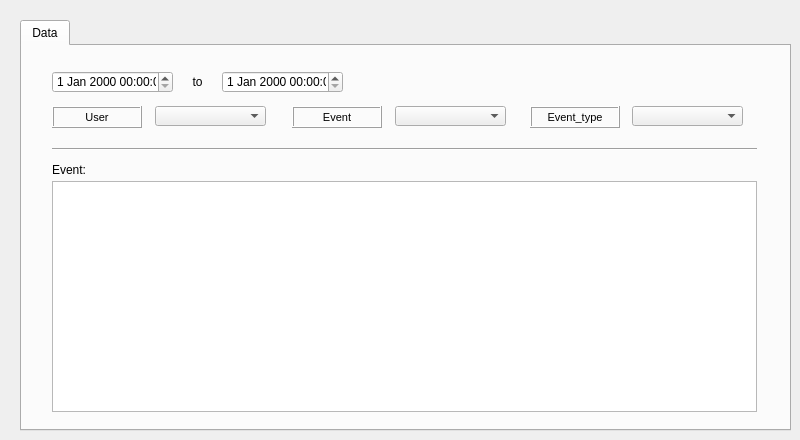
   <widget class="QWidget" name="tab_21">
    <attribute name="title">
     <string>Event</string>
    </attribute>
    <widget class="QTabWidget" name="Pump_2">
     <property name="geometry">
      <rect>
       <x>20</x>
       <y>20</y>
       <width>771</width>
       <height>411</height>
      </rect>
     </property>
     <property name="currentIndex">
      <number>0</number>
     </property>
     <widget class="QWidget" name="tab_14">
      <attribute name="title">
       <string>Data</string>
      </attribute>
      <widget class="QLabel" name="label_event_user_5">
       <property name="geometry">
        <rect>
         <x>30</x>
         <y>60</y>
         <width>90</width>
         <height>22</height>
        </rect>
       </property>
       <property name="font">
        <font>
         <pointsize>8</pointsize>
        </font>
       </property>
       <property name="frameShape">
        <enum>QFrame::Box</enum>
       </property>
       <property name="frameShadow">
        <enum>QFrame::Raised</enum>
       </property>
       <property name="text">
        <string>User</string>
       </property>
       <property name="textFormat">
        <enum>Qt::AutoText</enum>
       </property>
       <property name="scaledContents">
        <bool>false</bool>
       </property>
       <property name="alignment">
        <set>Qt::AlignCenter</set>
       </property>
       <property name="margin">
        <number>3</number>
       </property>
      </widget>
      <widget class="QLabel" name="label_result_5">
       <property name="geometry">
        <rect>
         <x>30</x>
         <y>113</y>
         <width>90</width>
         <height>22</height>
        </rect>
       </property>
       <property name="font">
        <font>
         <pointsize>9</pointsize>
        </font>
       </property>
       <property name="frameShape">
        <enum>QFrame::NoFrame</enum>
       </property>
       <property name="frameShadow">
        <enum>QFrame::Plain</enum>
       </property>
       <property name="text">
        <string>Event:</string>
       </property>
       <property name="textFormat">
        <enum>Qt::AutoText</enum>
       </property>
       <property name="scaledContents">
        <bool>false</bool>
       </property>
       <property name="alignment">
        <set>Qt::AlignLeading|Qt::AlignLeft|Qt::AlignVCenter</set>
       </property>
       <property name="margin">
        <number>3</number>
       </property>
      </widget>
      <widget class="QComboBox" name="event_user_5">
       <property name="geometry">
        <rect>
         <x>133</x>
         <y>60</y>
         <width>111</width>
         <height>20</height>
        </rect>
       </property>
      </widget>
      <widget class="QLabel" name="label_cat_event_eventtype_id_5">
       <property name="geometry">
        <rect>
         <x>508</x>
         <y>60</y>
         <width>90</width>
         <height>22</height>
        </rect>
       </property>
       <property name="font">
        <font>
         <pointsize>8</pointsize>
        </font>
       </property>
       <property name="frameShape">
        <enum>QFrame::Box</enum>
       </property>
       <property name="frameShadow">
        <enum>QFrame::Raised</enum>
       </property>
       <property name="text">
        <string>Event_type</string>
       </property>
       <property name="textFormat">
        <enum>Qt::AutoText</enum>
       </property>
       <property name="scaledContents">
        <bool>false</bool>
       </property>
       <property name="alignment">
        <set>Qt::AlignCenter</set>
       </property>
       <property name="margin">
        <number>3</number>
       </property>
      </widget>
      <widget class="QComboBox" name="cat_event_eventtype_id_5">
       <property name="geometry">
        <rect>
         <x>610</x>
         <y>60</y>
         <width>111</width>
         <height>20</height>
        </rect>
       </property>
      </widget>
      <widget class="QLabel" name="label_to_7">
       <property name="geometry">
        <rect>
         <x>160</x>
         <y>25</y>
         <width>31</width>
         <height>22</height>
        </rect>
       </property>
       <property name="font">
        <font>
         <pointsize>9</pointsize>
        </font>
       </property>
       <property name="frameShape">
        <enum>QFrame::NoFrame</enum>
       </property>
       <property name="frameShadow">
        <enum>QFrame::Raised</enum>
       </property>
       <property name="text">
        <string>to</string>
       </property>
       <property name="textFormat">
        <enum>Qt::AutoText</enum>
       </property>
       <property name="scaledContents">
        <bool>false</bool>
       </property>
       <property name="alignment">
        <set>Qt::AlignCenter</set>
       </property>
       <property name="margin">
        <number>3</number>
       </property>
      </widget>
      <widget class="QComboBox" name="event_eventcat_id_5">
       <property name="geometry">
        <rect>
         <x>373</x>
         <y>60</y>
         <width>111</width>
         <height>20</height>
        </rect>
       </property>
      </widget>
      <widget class="QTableWidget" name="event_x_nodevalve_state_observ_2">
       <property name="geometry">
        <rect>
         <x>30</x>
         <y>135</y>
         <width>705</width>
         <height>231</height>
        </rect>
       </property>
      </widget>
      <widget class="QDateTimeEdit" name="event_date_9">
       <property name="geometry">
        <rect>
         <x>30</x>
         <y>25</y>
         <width>121</width>
         <height>22</height>
        </rect>
       </property>
      </widget>
      <widget class="QDateTimeEdit" name="event_date_10">
       <property name="geometry">
        <rect>
         <x>200</x>
         <y>25</y>
         <width>121</width>
         <height>22</height>
        </rect>
       </property>
      </widget>
      <widget class="Line" name="line_3">
       <property name="geometry">
        <rect>
         <x>30</x>
         <y>95</y>
         <width>705</width>
         <height>16</height>
        </rect>
       </property>
       <property name="orientation">
        <enum>Qt::Horizontal</enum>
       </property>
      </widget>
      <widget class="QLabel" name="label_event_eventcat_id_5">
       <property name="geometry">
        <rect>
         <x>270</x>
         <y>60</y>
         <width>90</width>
         <height>22</height>
        </rect>
       </property>
       <property name="font">
        <font>
         <pointsize>8</pointsize>
        </font>
       </property>
       <property name="frameShape">
        <enum>QFrame::Box</enum>
       </property>
       <property name="frameShadow">
        <enum>QFrame::Raised</enum>
       </property>
       <property name="text">
        <string>Event</string>
       </property>
       <property name="textFormat">
        <enum>Qt::AutoText</enum>
       </property>
       <property name="scaledContents">
        <bool>false</bool>
       </property>
       <property name="alignment">
        <set>Qt::AlignCenter</set>
       </property>
       <property name="margin">
        <number>3</number>
       </property>
      </widget>
     </widget>
    </widget>
   </widget>
